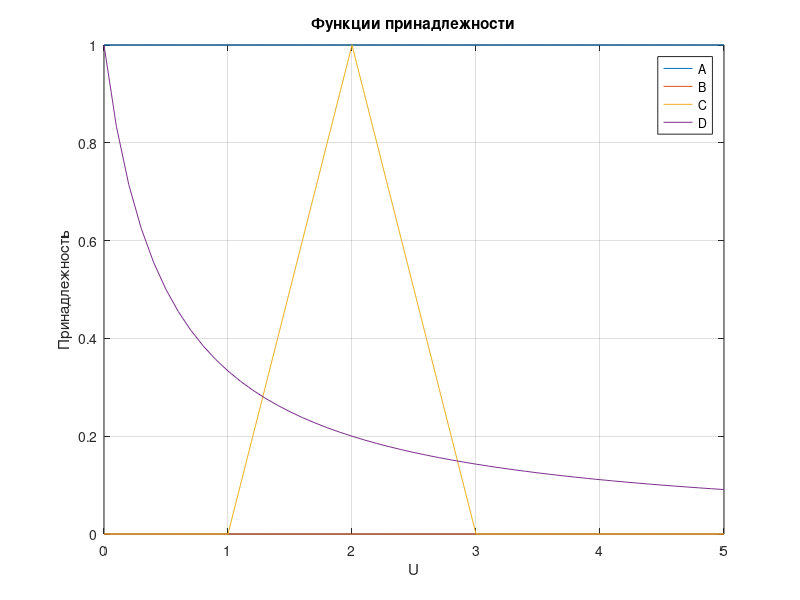

This figure's MATLAB source:
U = 0:0.1:5;

% Функции принадлежности
mu_A = double(U <= 5); % Пример: значение 1 при U <= 5
mu_B = (U - 5) / 5 .* (U >= 5 & U <= 10);
mu_C = max(0, 1 - abs(U - 2)); % Треугольная функция
mu_D = 1 ./ (1 + 2 * U); % Сигмоидная функция

% Графики
figure;
plot(U, mu_A, 'DisplayName', 'A');
hold on;
plot(U, mu_B, 'DisplayName', 'B');
plot(U, mu_C, 'DisplayName', 'C');
plot(U, mu_D, 'DisplayName', 'D');
legend;
title('Функции принадлежности');
xlabel('U');
ylabel('Принадлежность');
grid on;
